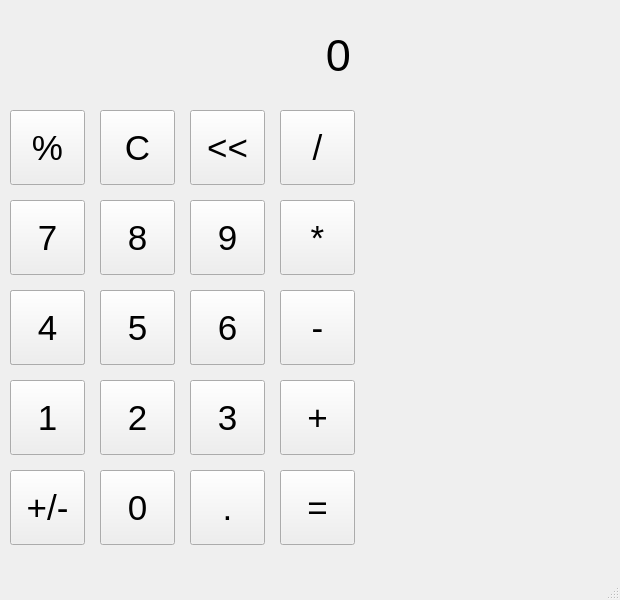
<?xml version="1.0" encoding="UTF-8"?>
<ui version="4.0">
 <class>MainWindow</class>
 <widget class="QMainWindow" name="MainWindow">
  <property name="geometry">
   <rect>
    <x>0</x>
    <y>0</y>
    <width>620</width>
    <height>600</height>
   </rect>
  </property>
  <property name="windowTitle">
   <string>Calculator</string>
  </property>
  <widget class="QWidget" name="centralwidget">
   <widget class="QLabel" name="output_label">
    <property name="geometry">
     <rect>
      <x>10</x>
      <y>10</y>
      <width>341</width>
      <height>91</height>
     </rect>
    </property>
    <property name="font">
     <font>
      <pointsize>34</pointsize>
     </font>
    </property>
    <property name="text">
     <string>0</string>
    </property>
    <property name="alignment">
     <set>Qt::AlignRight|Qt::AlignTrailing|Qt::AlignVCenter</set>
    </property>
    <property name="margin">
     <number>10</number>
    </property>
   </widget>
   <widget class="QPushButton" name="pushButton">
    <property name="geometry">
     <rect>
      <x>10</x>
      <y>110</y>
      <width>75</width>
      <height>75</height>
     </rect>
    </property>
    <property name="font">
     <font>
      <pointsize>26</pointsize>
     </font>
    </property>
    <property name="text">
     <string>%</string>
    </property>
   </widget>
   <widget class="QPushButton" name="pushButton_2">
    <property name="geometry">
     <rect>
      <x>100</x>
      <y>110</y>
      <width>75</width>
      <height>75</height>
     </rect>
    </property>
    <property name="font">
     <font>
      <pointsize>26</pointsize>
     </font>
    </property>
    <property name="text">
     <string>C</string>
    </property>
   </widget>
   <widget class="QPushButton" name="pushButton_3">
    <property name="geometry">
     <rect>
      <x>280</x>
      <y>110</y>
      <width>75</width>
      <height>75</height>
     </rect>
    </property>
    <property name="font">
     <font>
      <pointsize>26</pointsize>
     </font>
    </property>
    <property name="text">
     <string>/</string>
    </property>
   </widget>
   <widget class="QPushButton" name="pushButton_4">
    <property name="geometry">
     <rect>
      <x>190</x>
      <y>110</y>
      <width>75</width>
      <height>75</height>
     </rect>
    </property>
    <property name="font">
     <font>
      <pointsize>26</pointsize>
     </font>
    </property>
    <property name="text">
     <string>&lt;&lt;</string>
    </property>
   </widget>
   <widget class="QPushButton" name="seven_button">
    <property name="geometry">
     <rect>
      <x>10</x>
      <y>200</y>
      <width>75</width>
      <height>75</height>
     </rect>
    </property>
    <property name="font">
     <font>
      <pointsize>26</pointsize>
     </font>
    </property>
    <property name="text">
     <string>7</string>
    </property>
   </widget>
   <widget class="QPushButton" name="multiply_button">
    <property name="geometry">
     <rect>
      <x>280</x>
      <y>200</y>
      <width>75</width>
      <height>75</height>
     </rect>
    </property>
    <property name="font">
     <font>
      <pointsize>26</pointsize>
     </font>
    </property>
    <property name="text">
     <string>*</string>
    </property>
   </widget>
   <widget class="QPushButton" name="nine_button">
    <property name="geometry">
     <rect>
      <x>190</x>
      <y>200</y>
      <width>75</width>
      <height>75</height>
     </rect>
    </property>
    <property name="font">
     <font>
      <pointsize>26</pointsize>
     </font>
    </property>
    <property name="text">
     <string>9</string>
    </property>
   </widget>
   <widget class="QPushButton" name="eight_button">
    <property name="geometry">
     <rect>
      <x>100</x>
      <y>200</y>
      <width>75</width>
      <height>75</height>
     </rect>
    </property>
    <property name="font">
     <font>
      <pointsize>26</pointsize>
     </font>
    </property>
    <property name="text">
     <string>8</string>
    </property>
   </widget>
   <widget class="QPushButton" name="pushButton_9">
    <property name="geometry">
     <rect>
      <x>10</x>
      <y>290</y>
      <width>75</width>
      <height>75</height>
     </rect>
    </property>
    <property name="font">
     <font>
      <pointsize>26</pointsize>
     </font>
    </property>
    <property name="text">
     <string>X</string>
    </property>
   </widget>
   <widget class="QPushButton" name="subtract_button">
    <property name="geometry">
     <rect>
      <x>280</x>
      <y>290</y>
      <width>75</width>
      <height>75</height>
     </rect>
    </property>
    <property name="font">
     <font>
      <pointsize>26</pointsize>
     </font>
    </property>
    <property name="text">
     <string>-</string>
    </property>
   </widget>
   <widget class="QPushButton" name="pushButton_11">
    <property name="geometry">
     <rect>
      <x>190</x>
      <y>290</y>
      <width>75</width>
      <height>75</height>
     </rect>
    </property>
    <property name="font">
     <font>
      <pointsize>26</pointsize>
     </font>
    </property>
    <property name="text">
     <string>X</string>
    </property>
   </widget>
   <widget class="QPushButton" name="pushButton_12">
    <property name="geometry">
     <rect>
      <x>100</x>
      <y>290</y>
      <width>75</width>
      <height>75</height>
     </rect>
    </property>
    <property name="font">
     <font>
      <pointsize>26</pointsize>
     </font>
    </property>
    <property name="text">
     <string>X</string>
    </property>
   </widget>
   <widget class="QPushButton" name="four_button">
    <property name="geometry">
     <rect>
      <x>10</x>
      <y>290</y>
      <width>75</width>
      <height>75</height>
     </rect>
    </property>
    <property name="font">
     <font>
      <pointsize>26</pointsize>
     </font>
    </property>
    <property name="text">
     <string>4</string>
    </property>
   </widget>
   <widget class="QPushButton" name="six_button">
    <property name="geometry">
     <rect>
      <x>190</x>
      <y>290</y>
      <width>75</width>
      <height>75</height>
     </rect>
    </property>
    <property name="font">
     <font>
      <pointsize>26</pointsize>
     </font>
    </property>
    <property name="text">
     <string>6</string>
    </property>
   </widget>
   <widget class="QPushButton" name="five_button">
    <property name="geometry">
     <rect>
      <x>100</x>
      <y>290</y>
      <width>75</width>
      <height>75</height>
     </rect>
    </property>
    <property name="font">
     <font>
      <pointsize>26</pointsize>
     </font>
    </property>
    <property name="text">
     <string>5</string>
    </property>
   </widget>
   <widget class="QPushButton" name="one_button">
    <property name="geometry">
     <rect>
      <x>10</x>
      <y>380</y>
      <width>75</width>
      <height>75</height>
     </rect>
    </property>
    <property name="font">
     <font>
      <pointsize>26</pointsize>
     </font>
    </property>
    <property name="text">
     <string>1</string>
    </property>
   </widget>
   <widget class="QPushButton" name="add_button">
    <property name="geometry">
     <rect>
      <x>280</x>
      <y>380</y>
      <width>75</width>
      <height>75</height>
     </rect>
    </property>
    <property name="font">
     <font>
      <pointsize>26</pointsize>
     </font>
    </property>
    <property name="text">
     <string>+</string>
    </property>
   </widget>
   <widget class="QPushButton" name="three_button">
    <property name="geometry">
     <rect>
      <x>190</x>
      <y>380</y>
      <width>75</width>
      <height>75</height>
     </rect>
    </property>
    <property name="font">
     <font>
      <pointsize>26</pointsize>
     </font>
    </property>
    <property name="text">
     <string>3</string>
    </property>
   </widget>
   <widget class="QPushButton" name="two_button">
    <property name="geometry">
     <rect>
      <x>100</x>
      <y>380</y>
      <width>75</width>
      <height>75</height>
     </rect>
    </property>
    <property name="font">
     <font>
      <pointsize>26</pointsize>
     </font>
    </property>
    <property name="text">
     <string>2</string>
    </property>
   </widget>
   <widget class="QPushButton" name="plusminus_button">
    <property name="geometry">
     <rect>
      <x>10</x>
      <y>470</y>
      <width>75</width>
      <height>75</height>
     </rect>
    </property>
    <property name="font">
     <font>
      <pointsize>26</pointsize>
     </font>
    </property>
    <property name="text">
     <string>+/-</string>
    </property>
   </widget>
   <widget class="QPushButton" name="equal_button">
    <property name="geometry">
     <rect>
      <x>280</x>
      <y>470</y>
      <width>75</width>
      <height>75</height>
     </rect>
    </property>
    <property name="font">
     <font>
      <pointsize>26</pointsize>
     </font>
    </property>
    <property name="text">
     <string>=</string>
    </property>
   </widget>
   <widget class="QPushButton" name="decimal_button">
    <property name="geometry">
     <rect>
      <x>190</x>
      <y>470</y>
      <width>75</width>
      <height>75</height>
     </rect>
    </property>
    <property name="font">
     <font>
      <pointsize>26</pointsize>
     </font>
    </property>
    <property name="text">
     <string>.</string>
    </property>
   </widget>
   <widget class="QPushButton" name="zero_button">
    <property name="geometry">
     <rect>
      <x>100</x>
      <y>470</y>
      <width>75</width>
      <height>75</height>
     </rect>
    </property>
    <property name="font">
     <font>
      <pointsize>26</pointsize>
     </font>
    </property>
    <property name="text">
     <string>0</string>
    </property>
   </widget>
  </widget>
  <widget class="QMenuBar" name="menubar">
   <property name="geometry">
    <rect>
     <x>0</x>
     <y>0</y>
     <width>620</width>
     <height>26</height>
    </rect>
   </property>
  </widget>
  <widget class="QStatusBar" name="statusbar"/>
 </widget>
 <resources/>
 <connections/>
</ui>
